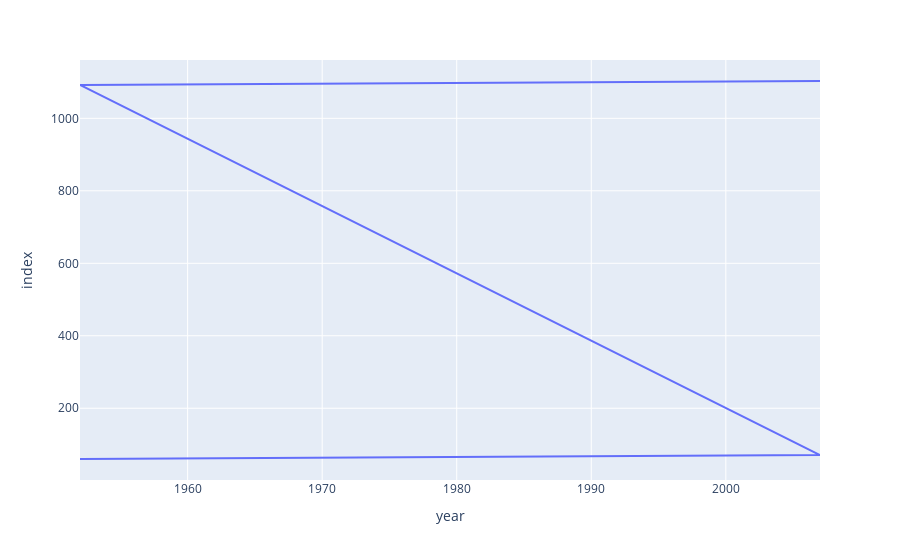

The notebook cell saved with this chart:
### Code cell
fig = px.line(df, x="year")
fig.show()

### Figure 1 — Plotly figure (JSON) as saved in the notebook; plotly's stock layout.template omitted (floating-point values rounded to 4 significant figures)
{"data": [{"hovertemplate": "year=%{x}<br>index=%{y}<extra></extra>", "legendgroup": "", "line": {"color": "#636efa", "dash": "solid"}, "marker": {"symbol": "circle"}, "mode": "lines", "name": "", "orientation": "h", "showlegend": false, "type": "scatter", "x": [1952, 1957, 1962, 1967, 1972, 1977, 1982, 1987, 1992, 1997, 2002, 2007, 1952, 1957, 1962, 1967, 1972, 1977, 1982, 1987, 1992, 1997, 2002, 2007], "xaxis": "x", "y": [60, 61, 62, 63, 64, 65, 66, 67, 68, 69, 70, 71, 1092, 1093, 1094, 1095, 1096, 1097, 1098, 1099, 1100, 1101, 1102, 1103], "yaxis": "y"}], "layout": {"legend": {"tracegroupgap": 0}, "margin": {"t": 60}, "xaxis": {"anchor": "y", "domain": [0, 1], "title": {"text": "year"}}, "yaxis": {"anchor": "x", "domain": [0, 1], "title": {"text": "index"}}}}
